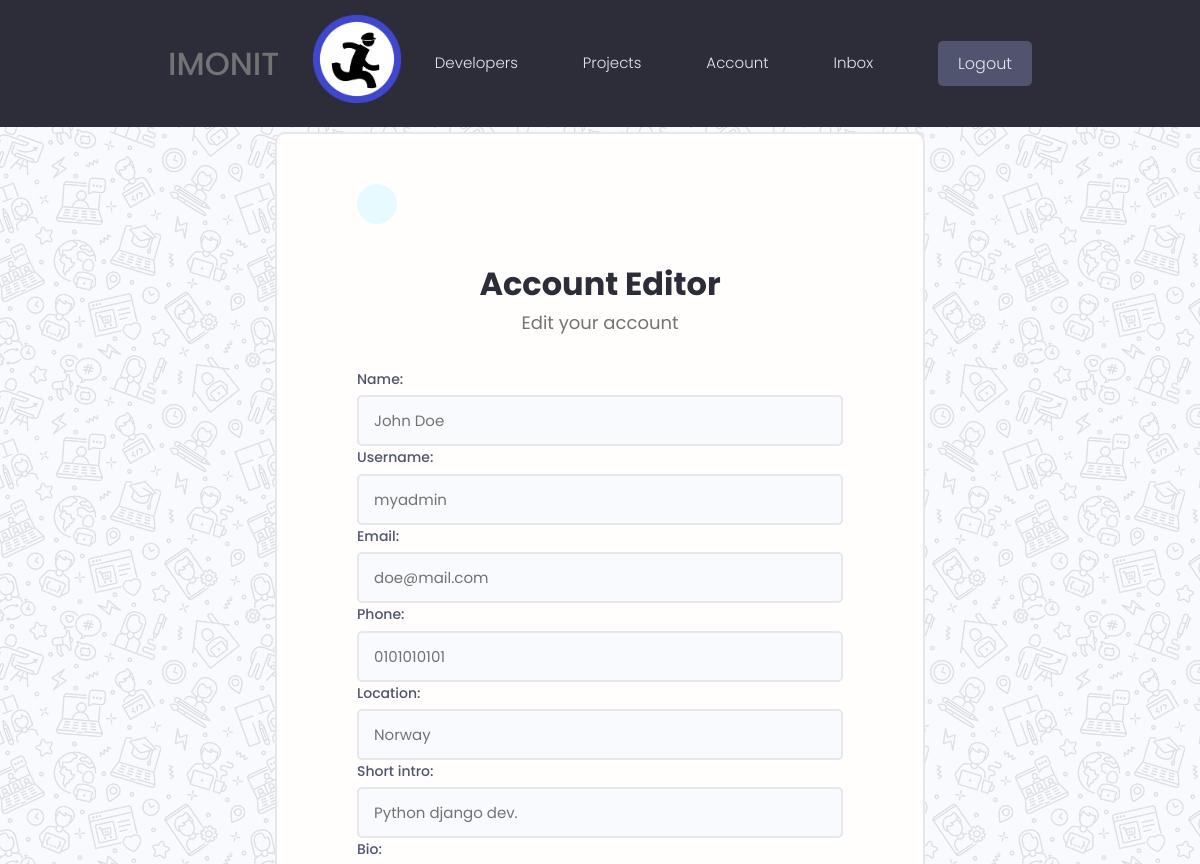
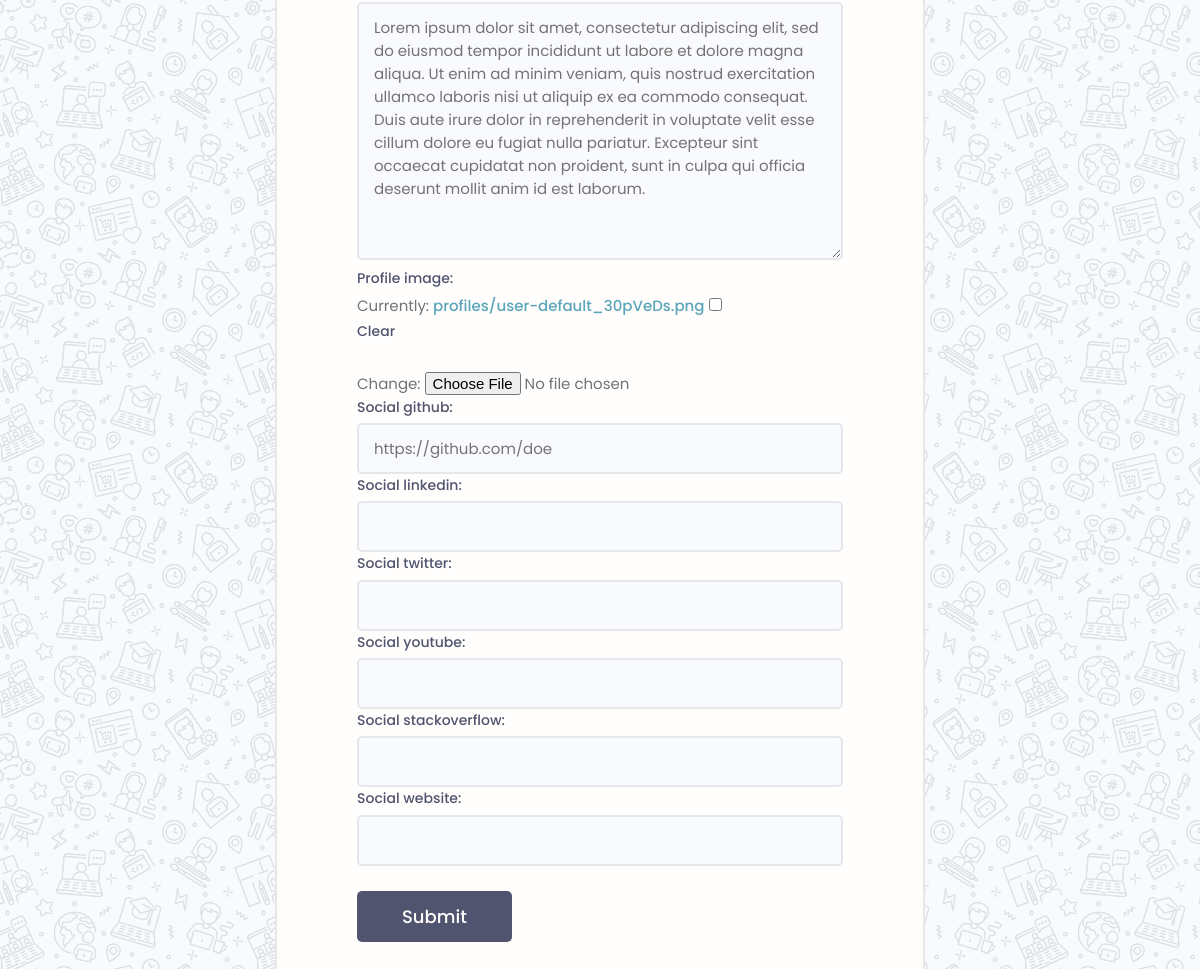
Page /edit-account/ (signed in) on the committed database (2 pictures, top to bottom).
### users/models.py (models this page shows, shortened)
class Profile(models.Model):
    user = models.OneToOneField(User, on_delete=models.CASCADE, null=True, blank=True)
    name = models.CharField(max_length=200, null=True, blank=True)
    username = models.CharField(max_length=200, null=True, blank=True)
    email = models.EmailField(max_length=500, blank=True, null=True)
    phone = models.CharField(max_length=15, null=True, blank=True)
    location = models.CharField(max_length=200, null=True, blank=True)
    short_intro = models.CharField(max_length=200, blank=True, null=True)
    bio = models.TextField(max_length=2000, blank=True, null=True)
    profile_image = models.ImageField(null=True, blank=True, upload_to='profiles/', default='profiles/user-default.png')
    social_github = models.CharField(max_length=200, null=True, blank=True)
    social_linkedin = models.CharField(max_length=200, null=True, blank=True)
    social_twitter = models.CharField(max_length=200, null=True, blank=True)
    social_youtube = models.CharField(max_length=200, null=True, blank=True)
    social_stackoverflow = models.CharField(max_length=200, null=True, blank=True)
    social_website = models.CharField(max_length=200, null=True, blank=True)
    created = models.DateTimeField(auto_now_add=True)
    id = models.UUIDField(default=uuid.uuid4, unique=True, primary_key=True, editable=False)
    class Meta:
        ordering= ['created']

### users/views.py (the view, shortened to what this page needs)
# urls.py: path('edit-account/', views.editAccount, name='edit-account'),
@login_required(login_url="login")
def editAccount(request):
    profile = request.user.profile
    form = ProfileForm(instance=profile)
    context = {'form':form}
    return render(request, 'users/profile_form.html', context)

### users/forms.py
class ProfileForm(ModelForm):
    class Meta:
        model = Profile
        fields = ['name','username', 'email', 'phone', 'location', 'short_intro',
        'bio','profile_image','social_github','social_linkedin', 'social_twitter',
        'social_youtube', 'social_stackoverflow','social_website']
    def __init__(self, *args, **kvargs):
        super(ProfileForm, self).__init__(*args, **kvargs)
        for name, fields in self.fields.items():
            fields.widget.attrs.update({'class':'input' })
        '''
        '''

### users/templates/users/profile_form.html (shortened to what this page needs)
{% extends 'main.html' %}
{% load static %}
{% block content %}
<main class="auth layout">
    <div class="card">
        <a class="backButton" href="{% url 'account' %}"></a>
        <br>
        <div class="auth__header text-center">
            <h3>Account Editor</h3>
            <p>Edit your account</p>
        </div>
        <form method="POST" action='{% url 'edit-account' %}', enctype="multipart/form-data" class="form auth__form">
            <div class="form__field">
                {{form}}
            </div>
            <div class="auth__actions">
                <input class="btn btn--sub btn--lg" type="submit" value="Submit" />
            </div>
        </form>
    </div>
</main>
{% endblock content %}

### static/styles/app.css (style rules this page uses)
:root { --color-sub: #2d2d39; }
.btn--sub { background-color: var(--color-sub-light); }
.card { border: 2px solid var(--color-light); }
.auth { width: 100%; position: relative; z-index: 1; background: transparent; height: 99vh; display: flex; justify-content: center; }
.auth::after { z-index: -1; opacity: 0.1; content: ''; display: block; position: fixed; top: 0; left: 0; bottom: 0; right: 0; background: url(../images/pattern.jpg); }
.auth > .card { padding: 3rem 4rem; width: 95%; max-width: 65rem; }
@media screen and (min-width: 650px) { .auth > .card { padding: 5rem 8rem; width: 95%; max-width: 65rem; } }
.auth__header h3 { color: var(--color-sub); font-weight: 700; margin-top: 1rem; }
.auth__header p { font-weight: 400; font-size: 1.8rem; margin-bottom: 2rem; }
.auth__form { margin: 3rem 0; }
.auth .auth__form label, .auth .auth__alternative p { font-size: 1.4rem; font-weight: 500; color: var(--color-sub-light); }
.auth .auth__actions { display: flex; justify-content: space-between; align-items: center; margin: 2.5rem 0; }
.backButton { background: var(--color-main-light); color: var(--color-main); width: 4rem; height: 4rem; display: flex; align-items: center; justify-content: center; border-radius: 50%; }

### static/uikit/styles/modules/_variables.css (style rules this page uses)
:root { --color-main: #5aa5b9; --color-main-light: #e6faff; --color-sub: #3f4156; --color-sub-light: #51546e; --color-sub-lighter: #ededfd; --color-text: #737373; --color-gray: #8b8b8b; --color-light: #e5e7eb; --color-light-gray: #767676; --color-bg: #f8fafd; --color-white: #fffefd; --color-white-light: #f3f3f3; --color-success: #359e64; --color-success-bg: #def8e8; --color-error: #fc4b0b; --color-error-bg: #fff2ee; --font-base: 'Poppins', arial, helvetica, 'Segoe UI', roboto, ubuntu, sans-serif; --font-monospace: 'Fira Code', 'Courier New', courier, monospace; --font-regular: 300; --font-medium: 500; --font-bold: 700; --generic-shadow: 1px 1px 5px #00000010; --generic-transition: all 0.3s ease-in-out; }

### static/uikit/styles/modules/_base.css (style rules this page uses)
* { margin: 0; padding: 0; box-sizing: border-box; text-rendering: optimizeLegibility; color: inherit; font-size: inherit; }
html { font-size: 50%; }
@media only screen and (min-width: 480px) { html { font-size: 56.25%; } }
@media only screen and (min-width: 1200px) { html { font-size: 62.5%; } }
body { line-height: 1.6; font-weight: 400; font-size: 1.5rem; color: var(--color-text); background-color: var(--color-bg); min-height: 100vh; }

### static/uikit/styles/modules/_typography.css (style rules this page uses)
* { font-family: var(--font-base); }
h3 { font-size: 3.2rem; font-weight: var(--font-medium); }
p, span, strong { font-size: 1.6rem; color: var(--color-text); font-weight: var(--font-regular); }
a { padding-bottom: 2px; text-decoration: none; display: inline-block; color: var(--color-main); font-weight: var(--font-medium); }

### static/uikit/styles/modules/_utilities.css (style rules this page uses)
.text-center { text-align: center; }

### static/uikit/styles/modules/_button.css (style rules this page uses)
.btn { display: inline-block; position: relative; cursor: pointer; background-color: var(--color-light); font-weight: var(--font-medium); color: var(--color-sub); text-decoration: none; padding: 1rem 2rem; border-radius: 0.5rem; border: none; width: -webkit-fit-content; width: -moz-fit-content; width: fit-content; height: -webkit-fit-content; height: -moz-fit-content; height: fit-content; font-size: 1.6rem; outline-width: 0; outline-color: transparent; -webkit-backface-visibility: hidden; backface-visibility: hidden; transition: all 0.3s ease-in-out; }
.btn--sub { background-color: var(--color-sub); color: var(--color-white); }
.btn--lg { font-size: 1.8rem; padding: 1.2rem 4.5rem; }

### static/uikit/styles/modules/_card.css (style rules this page uses)
.card { border-radius: 1rem; background-color: var(--color-white); border: 1.5px solid var(--color-light); width: auto; height: auto; margin-top: 0.5rem; margin-bottom: 0.5rem; overflow: hidden; }

### static/uikit/styles/modules/_form.css (style rules this page uses)
.form { display: block; }
.form__field { margin-top: 1.5rem; margin-bottom: 1.5rem; }
.form__label, .form__field > label { display: block; margin-bottom: 0.5rem; color: var(--color-text); }
input.input[type='text'], input.input[type='email'], input.input[type='password'], input.input[type='number'], select.input, textarea.input { min-width: 24rem; width: 100%; padding: 1.2rem 1.5rem; border-radius: 0.5rem; border: 2px solid var(--color-light); transition: all 0.3s ease-in-out; background-color: var(--color-bg); }

### static/uikit/styles/modules/_layout.css (style rules this page uses)
.layout { display: flex; flex-flow: row wrap; justify-content: space-between; }

### rows in the picture
Profile: name "John Doe", username "myadmin", email "doe@mail.com", phone "0101010101", location "Norway", short_intro "Python django dev.", bio "Lorem ipsum dolor sit amet, consectetur adipiscing elit, sed do eiusmod tempor incididunt ut labore et dolore magna aliqua. Ut enim ad minim veniam, quis nostrud exercitation ullamco laboris nisi ut aliquip ex ea commodo consequat. Duis aute irure dolor in reprehenderit in voluptate velit esse cillum dolore eu fugiat nulla pariatur. Excepteur sint occaecat cupidatat non proident, sunt in culpa qui officia deserunt mollit anim id est laborum.", social_github "https://github.com/doe"
